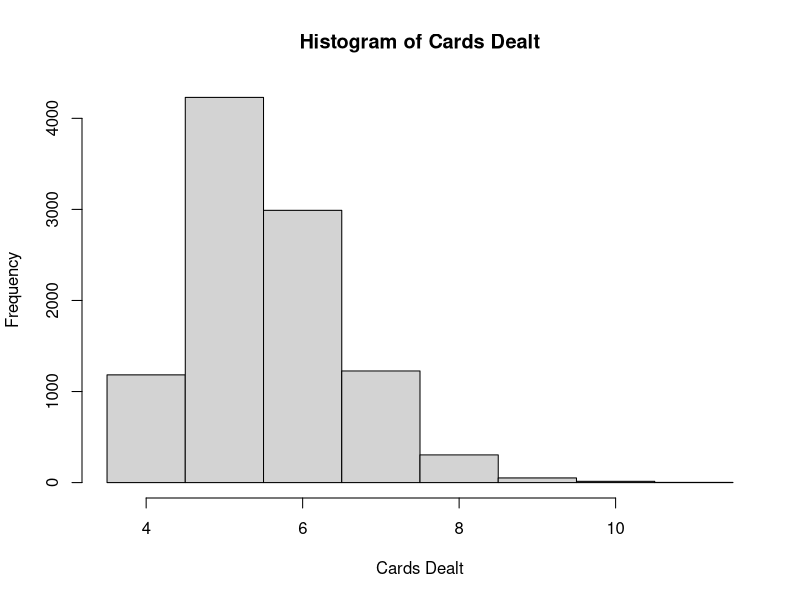
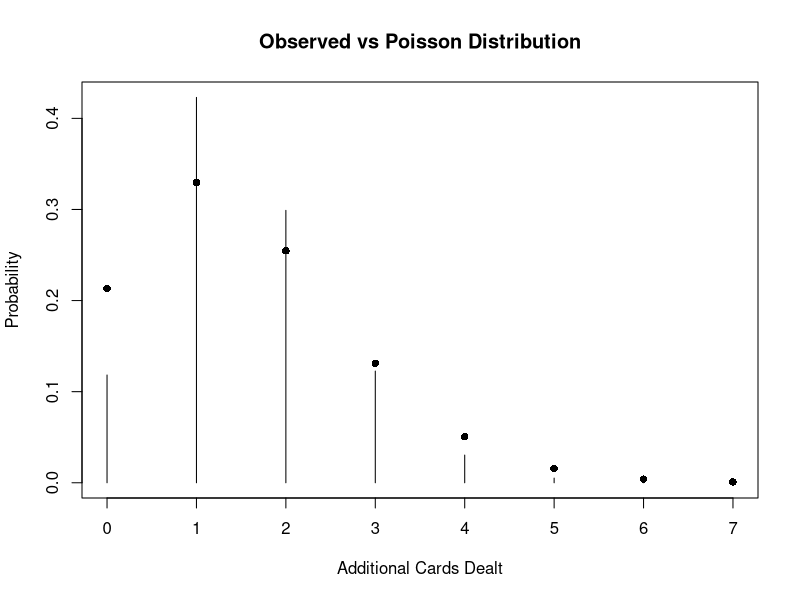
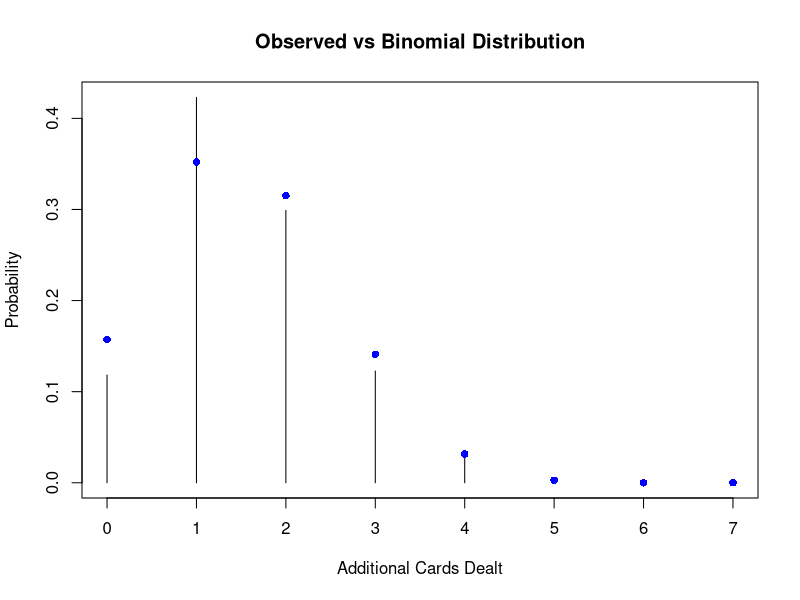
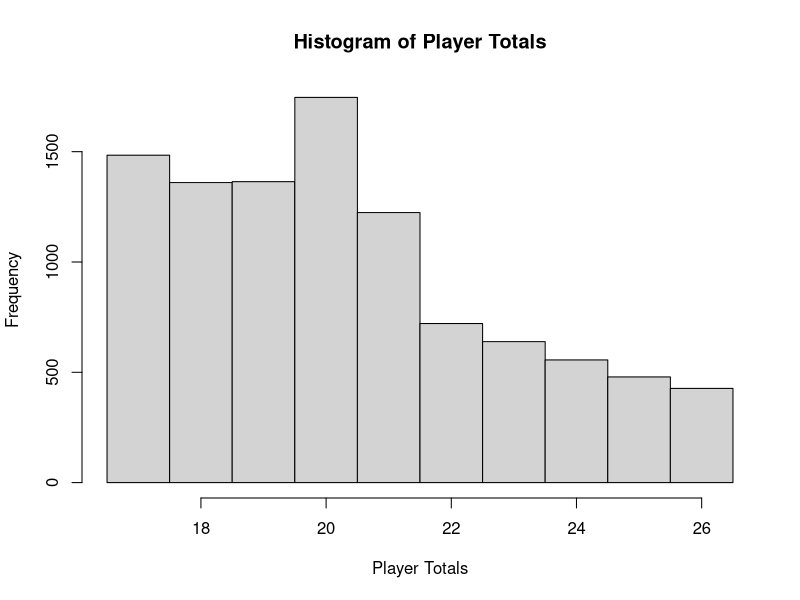
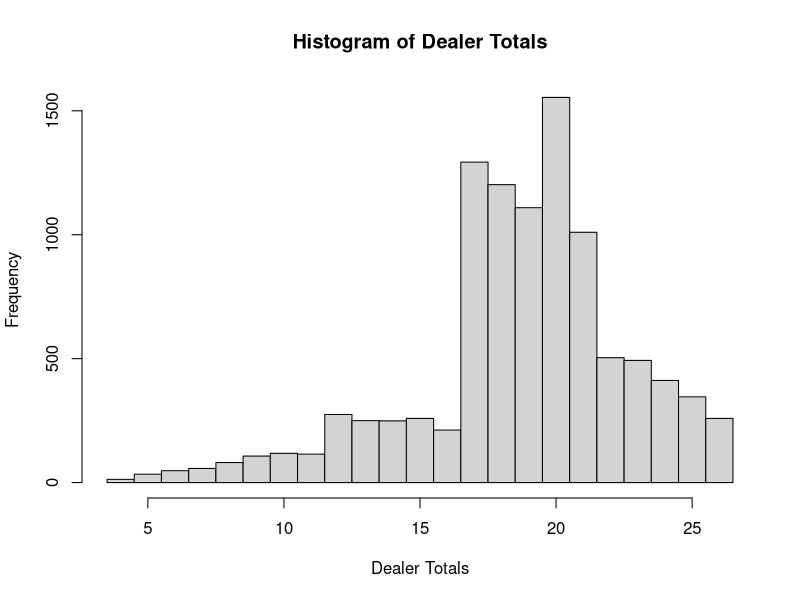
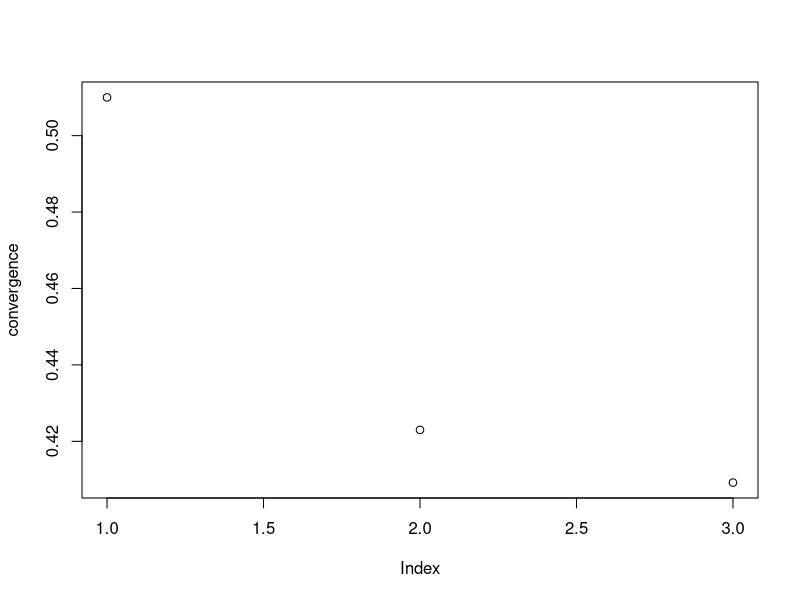
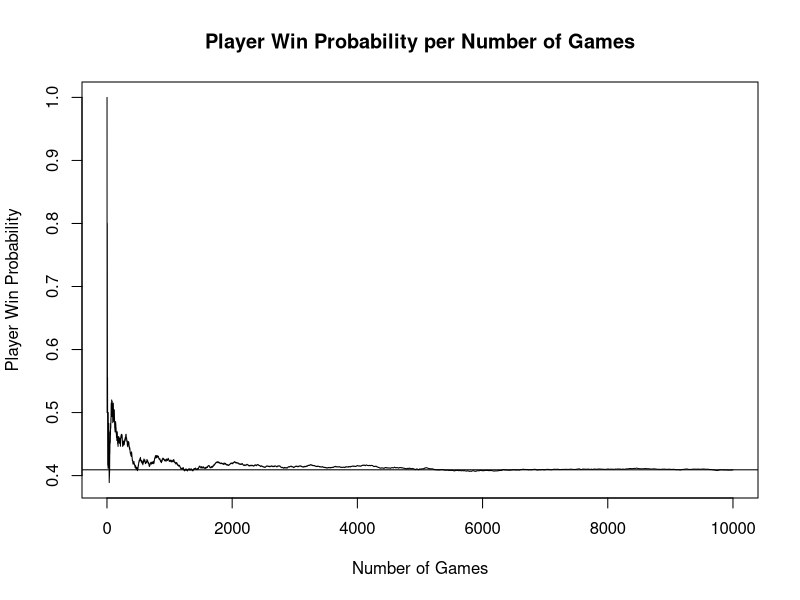

Write R code to recreate these figures, in order.
## ---- chunk 1
create_deck <- function(){
  deck <- data.frame(
    suit = rep(c("Hearts", "Spades", "Diamonds", "Clubs"), each = 13),
    rank = rep(c(2:10, "J", "Q", "K", "A"), 4),
    value = rep(c(2:10, 10, 10, 10, 11), 4)
  )
  return(deck)
}

# deck <- create_deck()
# deck
## ---- chunk 2
shuffle_deck <- function(deck){
  shuffled_index <- sample(1:52, size = 52)
  shuffled_deck <- deck[shuffled_index, ]
  return(shuffled_deck)
}

# shuffled_deck <- shuffle_deck(deck)
# shuffled_deck
## ---- chunk 3
deal_hands <- function(shuffled_deck){
  player_hand <- shuffled_deck[c(1, 3), ]
  dealer_hand <- shuffled_deck[c(2, 4), ]
  next_card <- 5
  return(list(
    player_hand = player_hand,
    dealer_hand = dealer_hand,
    next_card = next_card
  ))
}

# deal_result <- deal_hands(shuffled_deck)
# player_hand <- deal_result$player_hand
# dealer_hand <- deal_result$dealer_hand
# next_card <- deal_result$next_card

# deal_result
## ---- chunk 4
calculate_hand <- function(hand){
  result <- sum(hand$value)
  ace_count <- sum(hand$rank == "A")
  while(result > 21 && ace_count > 0){
    result <- result - 10
    ace_count <- ace_count - 1
  }
  return(result)
}

# player_total <- calculate_hand(player_hand)
# dealer_total <- calculate_hand(dealer_hand)
# player_total
# dealer_total
## ---- chunk 5
hit_until_17 <- function(hand, shuffled_deck, next_card){
  total <- calculate_hand(hand)
  while(total < 17){
    hand <- rbind(hand, shuffled_deck[next_card, ])
    next_card <- next_card + 1
    total <- calculate_hand(hand)
  }
  return(list(
    hand = hand,
    total = total,
    next_card = next_card
  ))
}

# hit_result_player <- hit_until_17(player_hand, shuffled_deck, next_card)
# player_hand <- hit_result_player$hand
# player_total <- hit_result_player$total
# next_card <- hit_result_player$next_card

# if(player_total <= 21){
#   hit_result_dealer <- hit_until_17(dealer_hand, shuffled_deck, next_card)
#   dealer_hand <- hit_result_dealer$hand
#   dealer_total <- hit_result_dealer$total
#   next_card <- hit_result_dealer$next_card
# }
## ---- chunk 6
determine_winner <- function(player_total, dealer_total){
  if(player_total > 21){
    result <- "Dealer wins"
  } else if(dealer_total >21){
    result <- "Player wins"
  } else if(player_total == dealer_total){
    result <- "Push"
  } else if(player_total > dealer_total){
    result <- "Player wins"
  } else{
    result <- "Dealer wins"
  }
  return(result)
}

# winner <- determine_winner(player_total, dealer_total)
# winner
## ---- chunk 7
play_game <- function(){
  deck <- create_deck()
  shuffled_deck <- shuffle_deck(deck)
  deal_result <- deal_hands(shuffled_deck)
  player_hand <- deal_result$player_hand
  dealer_hand <- deal_result$dealer_hand
  next_card <- deal_result$next_card
  player_total <- calculate_hand(player_hand)
  dealer_total <- calculate_hand(dealer_hand)
  hit_result_player <- hit_until_17(player_hand, shuffled_deck, next_card)
  player_hand <- hit_result_player$hand
  player_total <- hit_result_player$total
  next_card <- hit_result_player$next_card
  if(player_total <= 21){
    hit_result_dealer <- hit_until_17(dealer_hand, shuffled_deck, next_card)
    dealer_hand <- hit_result_dealer$hand
    dealer_total <- hit_result_dealer$total
    next_card <- hit_result_dealer$next_card
  }
  winner <- determine_winner(player_total, dealer_total)
  cards_dealt <- next_card - 1
  return(list(
    player_hand = player_hand,
    dealer_hand = dealer_hand,
    player_total = player_total,
    dealer_total = dealer_total,
    cards_dealt = cards_dealt,
    winner = winner
  ))
}

game_result <- play_game()
game_result
## ---- chunk 8
game_results <- list()
for(i in 1:10000){
  game_results[[i]] <- play_game()
}
## ---- chunk 9
simulation_data <- data.frame()
for(i in 1:10000){
  player_total <- game_results[[i]]$player_total
  dealer_total <- game_results[[i]]$dealer_total
  cards_dealt <- game_results[[i]]$cards_dealt
  winner <- game_results[[i]]$winner
  
  game_row <- data.frame(
    game = i,
    player_total = player_total,
    dealer_total = dealer_total,
    cards_dealt = cards_dealt,
    winner = winner
  )
  
  simulation_data <- rbind(simulation_data, game_row)
}

simulation_data
## ---- chunk 10
win_counts <- table(simulation_data$winner)

win_proportions <- win_counts/nrow(simulation_data)
win_proportions

win_percentages <- win_proportions * 100
win_percentages
## ---- chunk 11
outcome_reasoning <- function(player_total, dealer_total){
  if(player_total > 21){
    result <- "Player bust"
  } else if(dealer_total > 21){
    result <- "Dealer bust"
  } else if(player_total == dealer_total){
    result <- "Push"
  } else if(player_total > dealer_total){
    result <- "Player wins by higher total"
  } else {
    result <- "Dealer wins by higher total"
  }
  return(result)
}

outcome_reason <- character()
for(i in 1:nrow(simulation_data)){
  outcome_reason[i] <- outcome_reasoning(simulation_data$player_total[i], simulation_data$dealer_total[i])
}
# head(outcome_reason)
simulation_data <- cbind(simulation_data, outcome_reason)
# head(simulation_data)



outcome_counts <- table(simulation_data$outcome_reason)

outcome_proportions <- outcome_counts/nrow(simulation_data)
outcome_proportions

outcome_percentages <- outcome_proportions * 100
outcome_percentages
## ---- chunk 12
#Pr(player bust | player loss)
pb_pl <- outcome_proportions["Player bust"]/win_proportions["Dealer wins"]
pb_pl

#Pr(player wins | player did not bust)
pw_pbc <- win_proportions["Player wins"]/( 1 - outcome_proportions["Player bust"] )
pw_pbc

#Pr(dealer wins | dealer did not bust)
dw_dbc <- win_proportions["Dealer wins"]/( 1 - outcome_proportions["Dealer bust"])
dw_dbc
## ---- chunk 13
card_counts <- table(simulation_data$cards_dealt)
card_counts

#Pr(cards)
card_proportions <- card_counts/nrow(simulation_data)
card_proportions

#Pr(X > 6)
p_g6 <- mean(simulation_data$cards_dealt > 6)
p_g6

#Pr(5 <= X <= 7)
p_b57 <- mean(simulation_data$cards_dealt >= 5 & simulation_data$cards_dealt <= 7)
p_b57



e_x <- sum(as.numeric(names(card_proportions)) * card_proportions)
e_x

avg_cards <- mean(simulation_data$cards_dealt)
avg_cards



e_x2 <- sum(as.numeric(names(card_proportions))^2 * card_proportions)
var_x <- e_x2 - (e_x)^2
var_x



sd_x <- sqrt(var_x)
sd_x

sd_cards <- sd(simulation_data$cards_dealt)
sd_cards



hist(simulation_data$cards_dealt, main = "Histogram of Cards Dealt", xlab = "Cards Dealt", breaks = seq(3.5, max(simulation_data$cards_dealt) + 0.5, by = 1))

median_cards <- median(simulation_data$cards_dealt)
median_cards
## ---- chunk 14
#Y = X - 4
y <- simulation_data$cards_dealt - 4

#Poisson?
e_y <- mean(y)
var_y <- var(y)

dpois(0, e_y)
observed_zero <- mean(y == "0")
observed_zero

y_values <- seq(0, max(y), by = 1)
poisson_probs <- dpois(y_values, e_y)
poisson_probs

y_counts <- table(y)
y_proportions <- y_counts / nrow(simulation_data)
y_proportions

plot(x = y_values, y = as.numeric(y_proportions), type = "h", main = "Observed vs Poisson Distribution", xlab = "Additional Cards Dealt", ylab = "Probability")
points(x = y_values, y = poisson_probs, pch = 16)

sse_pois <- sum((as.numeric(y_proportions) - poisson_probs)^2)
sse_pois

#Binomial?
binom_p <- e_y / 5
binom_p

binom_probs <- dbinom(x = y_values, size = 5, prob = binom_p)
binom_probs

plot(x = y_values, y = as.numeric(y_proportions), type = "h", main = "Observed vs Binomial Distribution", xlab = "Additional Cards Dealt", ylab = "Probability")
points(x = y_values, y = binom_probs, pch = 16, col = "blue")

sse_binom <- sum((as.numeric(y_proportions) - binom_probs)^2)
sse_binom

binom_errors <- abs(as.numeric(y_proportions) - binom_probs)
binom_errors

binom_max_error <- y_values[which.max(binom_errors)]
binom_max_error

largest_binom_error <- max(binom_errors)
largest_binom_error

y_proportions["1"] - binom_probs[2]

#outcome reasons for Y = 1
reasons <- table(simulation_data$outcome_reason[y == 1])
reasons

pbust_y1 <- reasons["Player bust"] / y_counts["1"]
pbust_y1

y1_pbust <- reasons["Player bust"] / outcome_counts["Player bust"]
y1_pbust
## ---- chunk 15
player_total_counts <- table(simulation_data$player_total)
dealer_total_counts <- table(simulation_data$dealer_total)
player_total_counts
dealer_total_counts

#Pr(final hand counts)
player_total_proportions <- player_total_counts/nrow(simulation_data)
dealer_total_proportions <- dealer_total_counts/nrow(simulation_data)
player_total_proportions
dealer_total_proportions



e_p <- sum(as.numeric(names(player_total_proportions)) * player_total_proportions)
e_d <- sum(as.numeric(names(dealer_total_proportions)) * dealer_total_proportions)
e_p
e_d

avg_player_total <- mean(simulation_data$player_total)
avg_dealer_total <- mean(simulation_data$dealer_total)
avg_player_total
avg_dealer_total



e_p2 <- sum(as.numeric(names(player_total_proportions))^2 * player_total_proportions)
e_d2 <- sum(as.numeric(names(dealer_total_proportions))^2 * dealer_total_proportions)
var_p <- e_p2 - (e_p)^2
var_d <- e_d2 - (e_d)^2
var_p
var_d



sd_p <- sqrt(var_p)
sd_d <- sqrt(var_d)
sd_p
sd_d

sd_player_total <- sd(simulation_data$player_total)
sd_dealer_total <- sd(simulation_data$dealer_total)
sd_player_total
sd_dealer_total



hist(simulation_data$player_total, main = "Histogram of Player Totals", xlab = "Player Totals", breaks = seq(16.5, max(simulation_data$player_total) + 0.5, by = 1))

hist(simulation_data$dealer_total, main = "Histogram of Dealer Totals", xlab = "Dealer Totals", breaks = seq(3.5, max(simulation_data$dealer_total) + 0.5, by = 1))

median_player_total <- median(simulation_data$player_total)
median_dealer_total <- median(simulation_data$dealer_total)
median_player_total
median_dealer_total
## ---- chunk 16
p_win_100 <- mean(simulation_data$winner[1:100] == "Player wins")
p_win_100

p_win_1000 <- mean(simulation_data$winner[1:1000] == "Player wins")
p_win_1000

convergence <-c(p_win_100, p_win_1000, win_proportions["Player wins"])
plot(convergence)

cumulative_wins <- cumsum(simulation_data$winner == "Player wins")
running_win_probability <- cumulative_wins / 1:nrow(simulation_data)
plot(x = 1:nrow(simulation_data), y = running_win_probability, type = "l", main = "Player Win Probability per Number of Games", xlab = "Number of Games", ylab = "Player Win Probability")
abline(h = win_proportions["Player wins"])
## ---- chunk 17
#Standard Error
player_wins <- win_proportions["Player wins"]
se_win <- sqrt((player_wins * (1- player_wins)) / nrow(simulation_data))
se_win

#Margin of Error
margin_error <- 1.96 * se_win
margin_error

#One Proportion Z Confidence Interval
lower_bound <- player_wins - margin_error
upper_bound <- player_wins + margin_error
lower_bound
upper_bound
